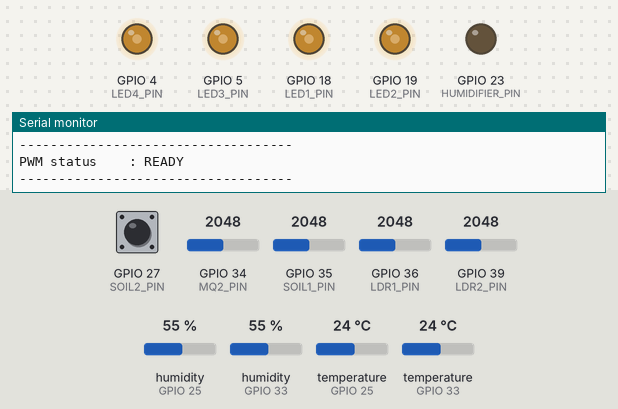
The sketch below on a simulated ESP32. Shown: output pins drawn as LEDs (lit = HIGH), the last lines printed to the serial monitor. Inputs (shaded band) come from the test bench; at power-on: GPIO 36 (LDR1_PIN) = 2048, GPIO 39 (LDR2_PIN) = 2048, humidity (sensors on GPIO 25, GPIO 33) 55 %, GPIO 27 (SOIL2_PIN) HIGH, GPIO 34 (MQ2_PIN) = 2048, GPIO 35 (SOIL1_PIN) = 2048, temperature (sensors on GPIO 25, GPIO 33) 24 °C (analog values on the 0–4095 scale). WiFi joins after 1.5 s; servers stay silent unless stated; the local clock reads 2024-03-15 10:24:30 at power-on unless the sketch sets it.

Above: at 4.2 s.
4.3 s: GPIO 36 (LDR1_PIN) set to 2866
At 5.3 s:
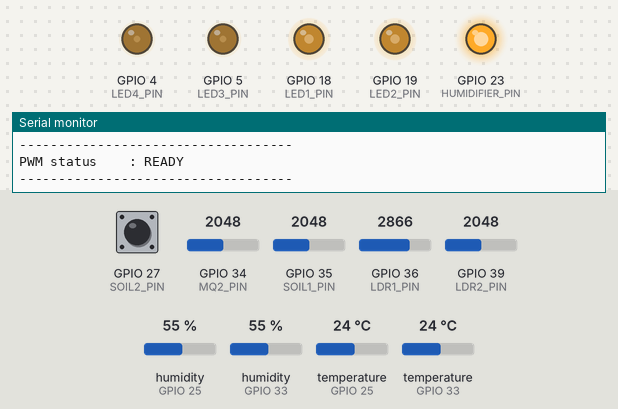
6.5 s: GPIO 39 (LDR2_PIN) set to 2866
At 6.8 s:
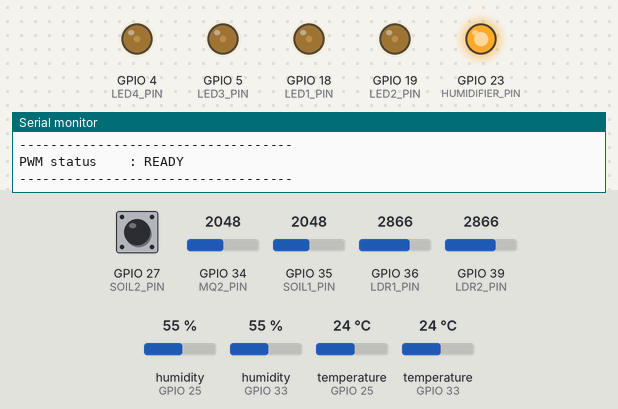
8.0 s: GPIO 36 (LDR1_PIN) set to 3972
At 8.9 s:
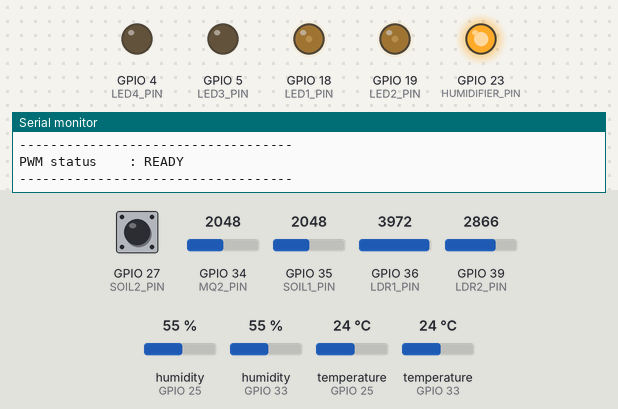
9.5 s: humidity (sensor on GPIO 25) set to 58 %
14.4 s: humidity (sensor on GPIO 25) set to 61 %
At 17.6 s:
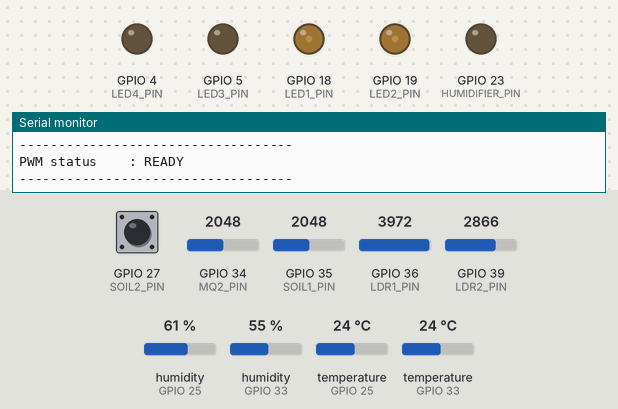
18.7 s: GPIO 39 (LDR2_PIN) set to 1228
At 19.8 s:
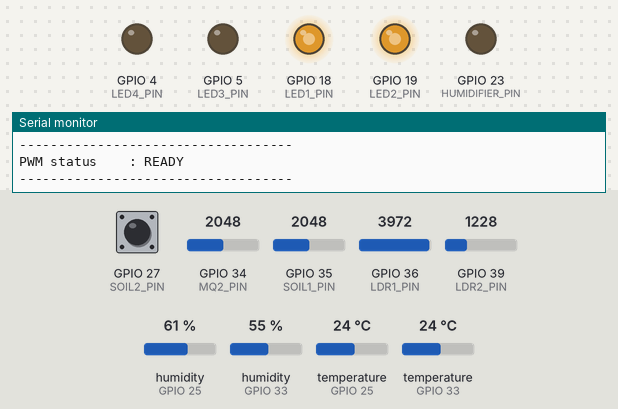
Timing chart, 0 to 21.2 s (numbered marks = the images above; inputs shaded):
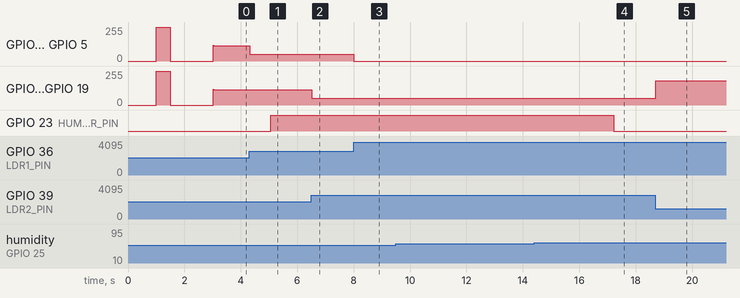

Measured:
- the behaviour switches between 59 and 60 % on humidity (sensor on GPIO 25) (found by bisection; images 3 and 4)
- after the input at 4.3 s, GPIO 4 (LED4_PIN), GPIO 5 (LED3_PIN): 116/255 → 51/255 at once
- after the input at 6.5 s, GPIO 18 (LED1_PIN), GPIO 19 (LED2_PIN): 116/255 → 51/255 at once
- after the input at 8.0 s, GPIO 4 (LED4_PIN), GPIO 5 (LED3_PIN): 51/255 → 0/255 at once
- after the input at 14.4 s, GPIO 23 (HUMIDIFIER_PIN): HIGH → LOW after 2.8 s
- after the input at 18.7 s, GPIO 18 (LED1_PIN), GPIO 19 (LED2_PIN): 51/255 → 181/255 at once

The sketch:

ESP32_Integration.ino
```cpp
#include <Arduino.h>
#include <WiFi.h>
#include <esp_now.h>
#include <esp_wifi.h>
#include <esp_mac.h>
#include <time.h>
#include <Firebase_ESP_Client.h>
#include <DHT.h>
#include "addons/TokenHelper.h"
#include "addons/RTDBHelper.h"

// ================= WIFI =================
#define WIFI_SSID     "Strawhats"
#define WIFI_PASSWORD "shikajm.r9776"

// ================= FIREBASE =================
#define FIREBASE_API_KEY "AIzaSyA0v6MgduPFUY1wOdDmvXkklP8ocWVnreE"
// Note: URL without trailing slash is required by Firebase_ESP_Client
#define DATABASE_URL "https://smart-polyhouse-dc97b-default-rtdb.asia-southeast1.firebasedatabase.app"

#define FIREBASE_USER_EMAIL "polyhouse299@gmail.com"
#define FIREBASE_USER_PASSWORD "Polyhouse@123"

// ================= ESP-NOW =================
uint8_t receiverMAC[] = {
  0xC0, 0xCD, 0xD6,
  0x84, 0x8E, 0x2C
};

// ================= DHT =================
#define DHTTYPE DHT11
#define DHT1_PIN 33
#define DHT2_PIN 25

DHT dht1(DHT1_PIN, DHTTYPE);
DHT dht2(DHT2_PIN, DHTTYPE);

// ================= SENSOR PINS =================
#define LDR1_PIN 36
#define LDR2_PIN 39

#define SOIL1_PIN 35
#define SOIL2_PIN 27

#define MQ2_PIN 34

// ================= LED PINS =================
#define LED1_PIN 18
#define LED2_PIN 19
#define LED3_PIN 5
#define LED4_PIN 4

#define HUMIDIFIER_PIN 23

// ================= LDR CALIBRATION =================
#define LDR_BRIGHT 300
#define LDR_DARK 3500

// ================= TIMING =================
#define SENSOR_INTERVAL 2000
#define FIREBASE_INTERVAL 5000
#define LIGHT_DEBUG_INTERVAL 500

// ================= FIREBASE =================
FirebaseData fbdo;
FirebaseAuth auth;
FirebaseConfig config;

// ================= ESP-NOW PACKET =================
typedef struct {
  uint32_t sequence;

  float temp1;
  float temp2;

  float hum1;
  float hum2;

  int ldr1;
  int ldr2;

  int soil1Percent;
  bool soil2Wet;

  int mq2;

  int led12Percent;
  int led34Percent;

  int pwm1;
  int pwm2;

  float hoursLit;

  bool humidifierState;
} SensorData;

SensorData sensorData;

// ================= SENSOR VARIABLES =================
float ldr1Smooth = 2000;
float ldr2Smooth = 2000;

float temp1 = 0;
float temp2 = 0;

float hum1 = 0;
float hum2 = 0;

int soil1Percent = 0;
bool soil2Wet = false;

int mq2 = 0;

bool humidifierState = false;

// ================= LIGHT VARIABLES =================
int rawLdr1 = 0;
int rawLdr2 = 0;

int ldr1 = 0;
int ldr2 = 0;

int bright1 = 0;
int bright2 = 0;

int led12Percent = 0;
int led34Percent = 0;

bool ledPWMReady = false;

// ================= TIMERS =================
float hoursLit = 0;

uint32_t packetSequence = 0;

unsigned long litMillis = 0;
unsigned long sensorMillis = 0;
unsigned long firebaseMillis = 0;
unsigned long lightDebugMillis = 0;

// ================= PRINT MAC =================
void printMasterMAC() {
  uint8_t mac[6];

  esp_read_mac(mac, ESP_MAC_WIFI_STA);

  Serial.print("Master MAC: ");

  for (int i = 0; i < 6; i++) {
    if (mac[i] < 16) Serial.print("0");
    Serial.print(mac[i], HEX);
    if (i < 5) Serial.print(":");
  }

  Serial.println();
}

// ================= PWM SETUP =================
void setupLEDs() {

  bool led1OK = ledcAttach(LED1_PIN, 5000, 8);
  bool led2OK = ledcAttach(LED2_PIN, 5000, 8);
  bool led3OK = ledcAttach(LED3_PIN, 5000, 8);
  bool led4OK = ledcAttach(LED4_PIN, 5000, 8);

  ledPWMReady = led1OK && led2OK && led3OK && led4OK;

  Serial.println("\n========== LED PWM SETUP ==========");

  Serial.printf("LED1 GPIO18: %s\n", led1OK ? "OK" : "FAILED");
  Serial.printf("LED2 GPIO19: %s\n", led2OK ? "OK" : "FAILED");
  Serial.printf("LED3 GPIO5 : %s\n", led3OK ? "OK" : "FAILED");
  Serial.printf("LED4 GPIO4 : %s\n", led4OK ? "OK" : "FAILED");

  if (!ledPWMReady) {
    Serial.println("ERROR: One or more LED PWM channels failed!");
    return;
  }

  // Startup LED test
  Serial.println("Testing all LEDs...");

  ledcWrite(LED1_PIN, 255);
  ledcWrite(LED2_PIN, 255);
  ledcWrite(LED3_PIN, 255);
  ledcWrite(LED4_PIN, 255);

  delay(500);

  ledcWrite(LED1_PIN, 0);
  ledcWrite(LED2_PIN, 0);
  ledcWrite(LED3_PIN, 0);
  ledcWrite(LED4_PIN, 0);

  Serial.println("LED test completed");
  Serial.println("==================================\n");
}

// ================= ORIGINAL LDR LIGHT LOGIC =================
void updateLighting() {

  // Read both LDRs
  rawLdr1 = analogRead(LDR1_PIN);
  rawLdr2 = analogRead(LDR2_PIN);

  // Original smoothing logic
  ldr1Smooth = (ldr1Smooth * 0.7) + (rawLdr1 * 0.3);
  ldr2Smooth = (ldr2Smooth * 0.7) + (rawLdr2 * 0.3);

  ldr1 = (int)ldr1Smooth;
  ldr2 = (int)ldr2Smooth;

  // Original brightness mapping
  // Bright sunlight = LED OFF
  // Darkness = LED ON
  bright1 = constrain(
    map(ldr1, LDR_BRIGHT, LDR_DARK, 255, 0),
    0,
    255
  );

  bright2 = constrain(
    map(ldr2, LDR_BRIGHT, LDR_DARK, 255, 0),
    0,
    255
  );

  // Original LED connections
  // LDR1 -> LED3 + LED4
  // LDR2 -> LED1 + LED2
  if (ledPWMReady) {

    ledcWrite(LED3_PIN, bright1);
    ledcWrite(LED4_PIN, bright1);

    ledcWrite(LED1_PIN, bright2);
    ledcWrite(LED2_PIN, bright2);
  }

  // Original percentages
  led12Percent = map(bright2, 0, 255, 0, 100);
  led34Percent = map(bright1, 0, 255, 0, 100);
}

// ================= LIGHT DEBUG =================
void printLightDebug() {

  if (millis() - lightDebugMillis < LIGHT_DEBUG_INTERVAL) {
    return;
  }

  lightDebugMillis = millis();

  Serial.println("\n---------- LIGHT CONTROL ----------");

  Serial.printf("LDR1 raw      : %d\n", rawLdr1);
  Serial.printf("LDR1 smooth   : %d\n", ldr1);
  Serial.printf("LED3 + LED4   : PWM %d (%d%%)\n",
                bright1, led34Percent);

  Serial.println("-----------------------------------");

  Serial.printf("LDR2 raw      : %d\n", rawLdr2);
  Serial.printf("LDR2 smooth   : %d\n", ldr2);
  Serial.printf("LED1 + LED2   : PWM %d (%d%%)\n",
                bright2, led12Percent);

  Serial.println("-----------------------------------");

  Serial.printf("PWM status    : %s\n",
                ledPWMReady ? "READY" : "FAILED");

  Serial.println("-----------------------------------");
}

// ================= ESP-NOW SETUP =================
void setupESPNow() {

  if (esp_now_init() != ESP_OK) {
    Serial.println("ESP-NOW initialization failed!");
    return;
  }

  esp_now_peer_info_t peerInfo = {};

  memcpy(peerInfo.peer_addr, receiverMAC, 6);

  // Use current Wi-Fi channel
  peerInfo.channel = 0;
  peerInfo.encrypt = false;

  if (!esp_now_is_peer_exist(receiverMAC)) {

    if (esp_now_add_peer(&peerInfo) != ESP_OK) {
      Serial.println("ESP-NOW peer registration failed!");
      return;
    }
  }

  Serial.println("ESP-NOW initialized successfully!");
}

// ================= SEND ESP-NOW DATA =================
void sendSensorData() {

  sensorData.sequence = ++packetSequence;

  sensorData.temp1 = temp1;
  sensorData.temp2 = temp2;

  sensorData.hum1 = hum1;
  sensorData.hum2 = hum2;

  sensorData.ldr1 = ldr1;
  sensorData.ldr2 = ldr2;

  sensorData.soil1Percent = soil1Percent;
  sensorData.soil2Wet = soil2Wet;

  sensorData.mq2 = mq2;

  sensorData.led12Percent = led12Percent;
  sensorData.led34Percent = led34Percent;

  sensorData.pwm1 = bright1;
  sensorData.pwm2 = bright2;

  sensorData.hoursLit = hoursLit;

  sensorData.humidifierState = humidifierState;

  esp_err_t result = esp_now_send(
    receiverMAC,
    (uint8_t *)&sensorData,
    sizeof(sensorData)
  );

  if (result == ESP_OK) {
    Serial.println("ESP-NOW: Packet queued");
  } else {
    Serial.printf("ESP-NOW error: %d\n", result);
  }
}

// ================= FIREBASE SETUP =================
void setupFirebase() {

  config.api_key = FIREBASE_API_KEY;
  config.database_url = DATABASE_URL;

  auth.user.email = FIREBASE_USER_EMAIL;
  auth.user.password = FIREBASE_USER_PASSWORD;

  config.token_status_callback = tokenStatusCallback;

  // Optional: Set buffer size if needed
  fbdo.setResponseSize(2048);

  Firebase.begin(&config, &auth);
  Firebase.reconnectWiFi(true);

  Serial.println("Firebase initialized");
}

// ================= FIREBASE UPLOAD =================
void uploadFirebase() {

  if (!Firebase.ready()) {
    Serial.println("Firebase waiting for token readiness...");
    return;
  }

  // Calculate aggregated values for dashboard compatibility
  float avgTemp = (temp1 > 0 && temp2 > 0) ? ((temp1 + temp2) / 2.0) : (temp1 > 0 ? temp1 : temp2);
  float avgHum  = (hum1 > 0 && hum2 > 0) ? ((hum1 + hum2) / 2.0) : (hum1 > 0 ? hum1 : hum2);
  int avgLdr    = (ldr1 + ldr2) / 2;
  int luxEst    = map(constrain(avgLdr, LDR_BRIGHT, LDR_DARK), LDR_DARK, LDR_BRIGHT, 150, 45000);

  FirebaseJson json;

  // Hardware Raw & Dual Readings
  json.set("sensors/temp1", temp1);
  json.set("sensors/temp2", temp2);
  json.set("sensors/hum1", hum1);
  json.set("sensors/hum2", hum2);
  json.set("sensors/ldr1", ldr1);
  json.set("sensors/ldr2", ldr2);
  json.set("sensors/led12Percent", led12Percent);
  json.set("sensors/led34Percent", led34Percent);
  json.set("sensors/pwm1", bright1);
  json.set("sensors/pwm2", bright2);
  json.set("sensors/hoursLit", hoursLit);
  json.set("sensors/soil1Percent", soil1Percent);
  json.set("sensors/soil2Wet", soil2Wet);
  json.set("sensors/mq2", mq2);

  // Standard Polyhouse Dashboard Fields
  json.set("sensors/temperature", avgTemp);
  json.set("sensors/humidity", avgHum);
  json.set("sensors/lux", luxEst);
  json.set("sensors/soilMoisture", soil1Percent);
  json.set("sensors/lightRaw", avgLdr);
  json.set("sensors/ledBrightness", (led12Percent + led34Percent) / 2);

  // Actuators
  json.set("actuators/humidifier", humidifierState);

  if (Firebase.RTDB.updateNode(&fbdo, "/", &json)) {
    Serial.println("Firebase upload successful: Realtime data synchronized!");
  } else {
    Serial.print("Firebase upload error: ");
    Serial.println(fbdo.errorReason());
  }
}

// ================= READ SENSORS =================
void readOtherSensors() {

  // DHT sensors
  float t1 = dht1.readTemperature();
  float h1 = dht1.readHumidity();

  float t2 = dht2.readTemperature();
  float h2 = dht2.readHumidity();

  if (!isnan(t1)) temp1 = t1;
  if (!isnan(h1)) hum1 = h1;

  if (!isnan(t2)) temp2 = t2;
  if (!isnan(h2)) hum2 = h2;

  // Soil sensor 1
  long soilTotal = 0;

  for (int i = 0; i < 5; i++) {
    soilTotal += analogRead(SOIL1_PIN);
  }

  soil1Percent = constrain(
    map(soilTotal / 5, 4095, 1500, 0, 100),
    0,
    100
  );

  // Soil sensor 2
  soil2Wet = (digitalRead(SOIL2_PIN) == LOW);

  // MQ2
  mq2 = analogRead(MQ2_PIN);

  // Original humidifier logic
  humidifierState = (hum1 < 60 && hum2 < 60);

  digitalWrite(
    HUMIDIFIER_PIN,
    humidifierState ? HIGH : LOW
  );
}

// ================= SERIAL OUTPUT =================
void printSensorData() {

  Serial.println("\n========== PRAKRUTHI SMART POLYHOUSE ==========");

  Serial.printf("Temperature 1 : %.1f C\n", temp1);
  Serial.printf("Temperature 2 : %.1f C\n", temp2);

  Serial.printf("Humidity 1    : %.1f %%\n", hum1);
  Serial.printf("Humidity 2    : %.1f %%\n", hum2);

  Serial.println("-----------------------------------------------");

  Serial.printf("LDR 1         : %d\n", ldr1);
  Serial.printf("LDR 2         : %d\n", ldr2);

  Serial.printf("LED 1 + 2     : %d %%\n", led12Percent);
  Serial.printf("LED 3 + 4     : %d %%\n", led34Percent);

  Serial.printf("PWM 1         : %d\n", bright1);
  Serial.printf("PWM 2         : %d\n", bright2);

  Serial.printf("Hours Lit     : %.3f\n", hoursLit);

  Serial.println("-----------------------------------------------");

  Serial.printf("Soil 1        : %d %%\n", soil1Percent);
  Serial.printf("Soil 2        : %s\n", soil2Wet ? "WET" : "DRY");

  Serial.printf("MQ2           : %d\n", mq2);

  Serial.printf("Humidifier    : %s\n",
                humidifierState ? "ON" : "OFF");

  Serial.printf("ESP-NOW Seq   : %lu\n",
                (unsigned long)packetSequence);

  Serial.println("===============================================");
}

// ================= SETUP =================
void setup() {

  Serial.begin(115200);
  delay(1000);

  analogReadResolution(12);
  analogSetAttenuation(ADC_11db);

  dht1.begin();
  dht2.begin();

  pinMode(SOIL2_PIN, INPUT);

  pinMode(HUMIDIFIER_PIN, OUTPUT);
  digitalWrite(HUMIDIFIER_PIN, LOW);

  // LED PWM
  setupLEDs();

  // Wi-Fi
  WiFi.mode(WIFI_STA);
  WiFi.begin(WIFI_SSID, WIFI_PASSWORD);

  Serial.print("Connecting to WiFi");

  while (WiFi.status() != WL_CONNECTED) {
    Serial.print(".");
    delay(300);
  }

  Serial.println("\nWiFi connected!");

  Serial.print("IP address: ");
  Serial.println(WiFi.localIP());

  printMasterMAC();

  Serial.print("WiFi channel: ");
  Serial.println(WiFi.channel());

  // Configure NTP time (required for SSL certificate & token validation)
  configTime(19800, 0, "pool.ntp.org", "time.google.com");

  // ESP-NOW
  setupESPNow();

  // Firebase
  setupFirebase();

  litMillis = millis();
  sensorMillis = millis();
  firebaseMillis = millis();
}

// ================= MAIN LOOP =================
void loop() {

  // =========================================
  // FAST LIGHTING BLOCK
  // Preserve original LDR logic
  // =========================================

  updateLighting();

  // Hours lit tracker
  unsigned long now = millis();

  if (bright1 > 10 || bright2 > 10) {
    hoursLit += (now - litMillis) / 3600000.0;
  }

  litMillis = now;

  // Light diagnostics
  printLightDebug();

  // =========================================
  // SENSOR + ESP-NOW BLOCK
  // =========================================

  if (millis() - sensorMillis >= SENSOR_INTERVAL) {

    sensorMillis = millis();

    readOtherSensors();

    sendSensorData();

    printSensorData();
  }

  // =========================================
  // FIREBASE BLOCK
  // Upload less frequently to reduce interruptions
  // to the fast LDR sampling loop.
  // =========================================

  if (millis() - firebaseMillis >= FIREBASE_INTERVAL) {

    firebaseMillis = millis();

    uploadFirebase();
  }

  yield();
}
```
